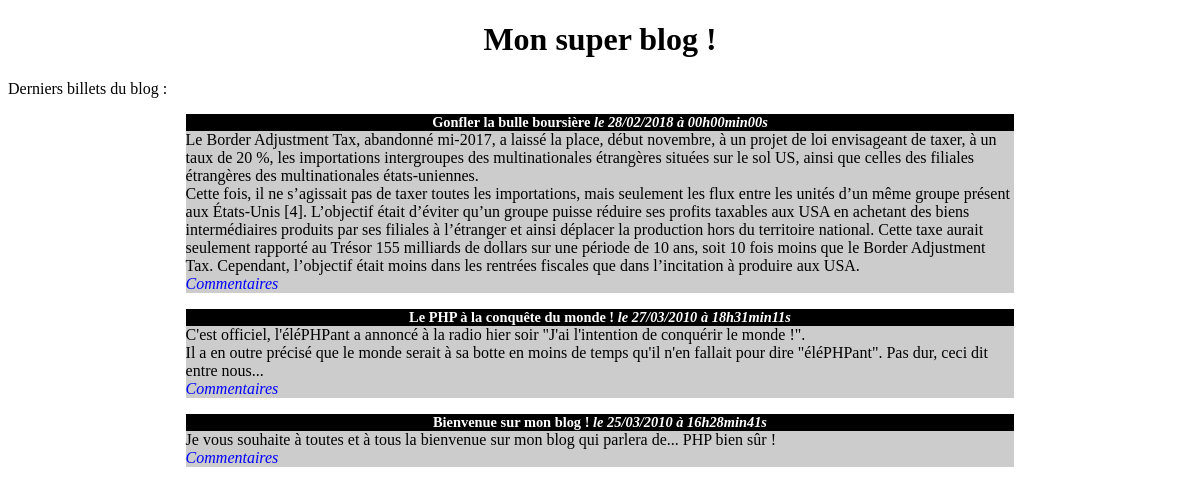
The page / on the database its author committed.
### tables this page shows
CREATE TABLE `billets` (
  `id` int(11) NOT NULL,
  `titre` varchar(255) NOT NULL,
  `contenu` text NOT NULL,
  `date_creation` datetime NOT NULL
);

### controler/frontend.php (called while the page is built, shortened)
<?php
require_once('./model/PostManager.php');
function accueilControler(){
	$postManager = new PostManager();
	$req = $postManager->getPosts();
	require('./view/frontend/accueilView.php');
}

### model/PostManager.php (called while the page is built, shortened)
<?php
class PostManager extends Manager{
    public function getPosts(){
        $db = $this->connectDb();
        $req = $db->query('SELECT id, titre, contenu, DATE_FORMAT(date_creation, \'%d/%m/%Y à %Hh%imin%ss\') AS date_creation_fr
            FROM billets
            ORDER BY date_creation
            DESC LIMIT 0, 5');
        return $req;
    }
}

### view/frontend/accueilView.php (the view, shortened to what this page needs)
        <h1>Mon super blog !</h1>
        <p>Derniers billets du blog :</p>
<?php while ($posts = $req->fetch()){       ?>
        <div class="news">
            <h3>
                <?php echo htmlspecialchars($posts['titre']); ?>
                <em>le <?php echo $posts['date_creation_fr']; ?></em>
            </h3>
            <p>
           	<?php  echo nl2br(htmlspecialchars($posts['contenu'])); ?>
            <br />
            <em><a href="index.php?action=comment&id=<?php echo $posts['id'] ?>">Commentaires</a></em>
            </p>
        </div>
        <?php
        }
require('template.php');

### public/css/style.css (style rules this page uses)
h1, h3 { text-align:center; }
h3 { background-color:black; color:white; font-size:0.9em; margin-bottom:0px; }
.news p { background-color:#CCCCCC; margin-top:0px; }
.news { width:70%; margin:auto; }
a { text-decoration: none; color: blue; }

### rows shown on the page
billets: titre "Gonfler la bulle boursière", date_creation_fr "28/02/2018 à 00h00min00s", contenu "Le Border Adjustment Tax, abandonné mi-2017, a laissé la place, début novembre, à un projet de loi envisageant de taxer, à un taux de 20 %, les importations intergroupes des multinationales étrangères situées sur le sol US, ainsi que celles des filiales étrangères des multinationales états-uniennes. Cette fois, il ne s’agissait pas de taxer toutes les importations, mais seulement les flux entre les unités d’un même groupe présent aux États-Unis [4]. L’objectif était d’éviter qu’un groupe puisse réduire ses profits taxables aux USA en achetant des biens intermédiaires produits par ses filiales à l’étranger et ainsi déplacer la production hors du territoire national. Cette taxe aurait…"
billets: titre "Le PHP à la conquête du monde !", date_creation_fr "27/03/2010 à 18h31min11s", contenu "C'est officiel, l'éléPHPant a annoncé à la radio hier soir \"J'ai l'intention de conquérir le monde !\". Il a en outre précisé que le monde serait à sa botte en moins de temps qu'il n'en fallait pour dire \"éléPHPant\". Pas dur, ceci dit entre nous..."
billets: titre "Bienvenue sur mon blog !", date_creation_fr "25/03/2010 à 16h28min41s", contenu "Je vous souhaite à toutes et à tous la bienvenue sur mon blog qui parlera de... PHP bien sûr !"
